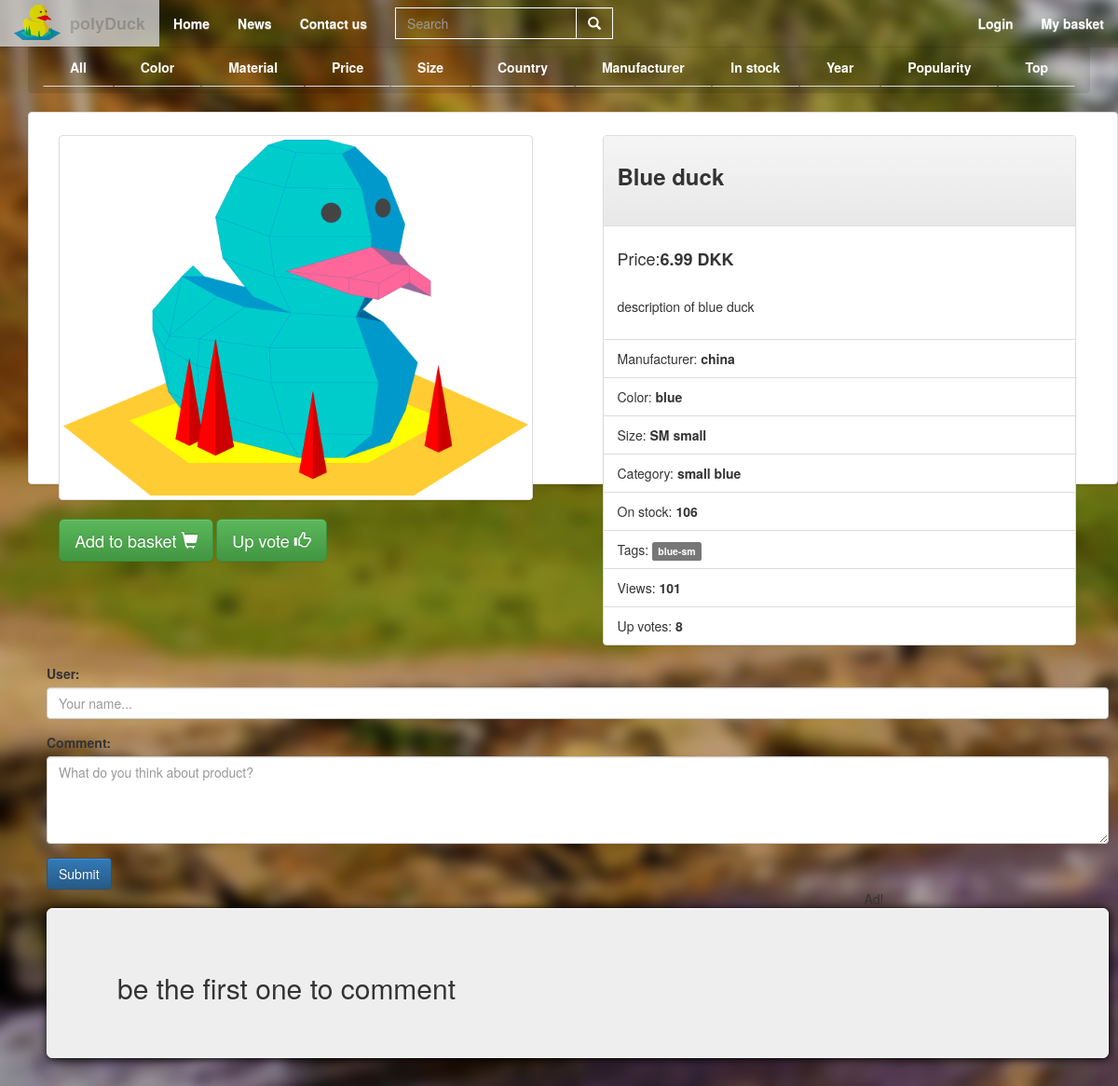
The page /index.php?product=  Blue duck on the database as committed earlier.
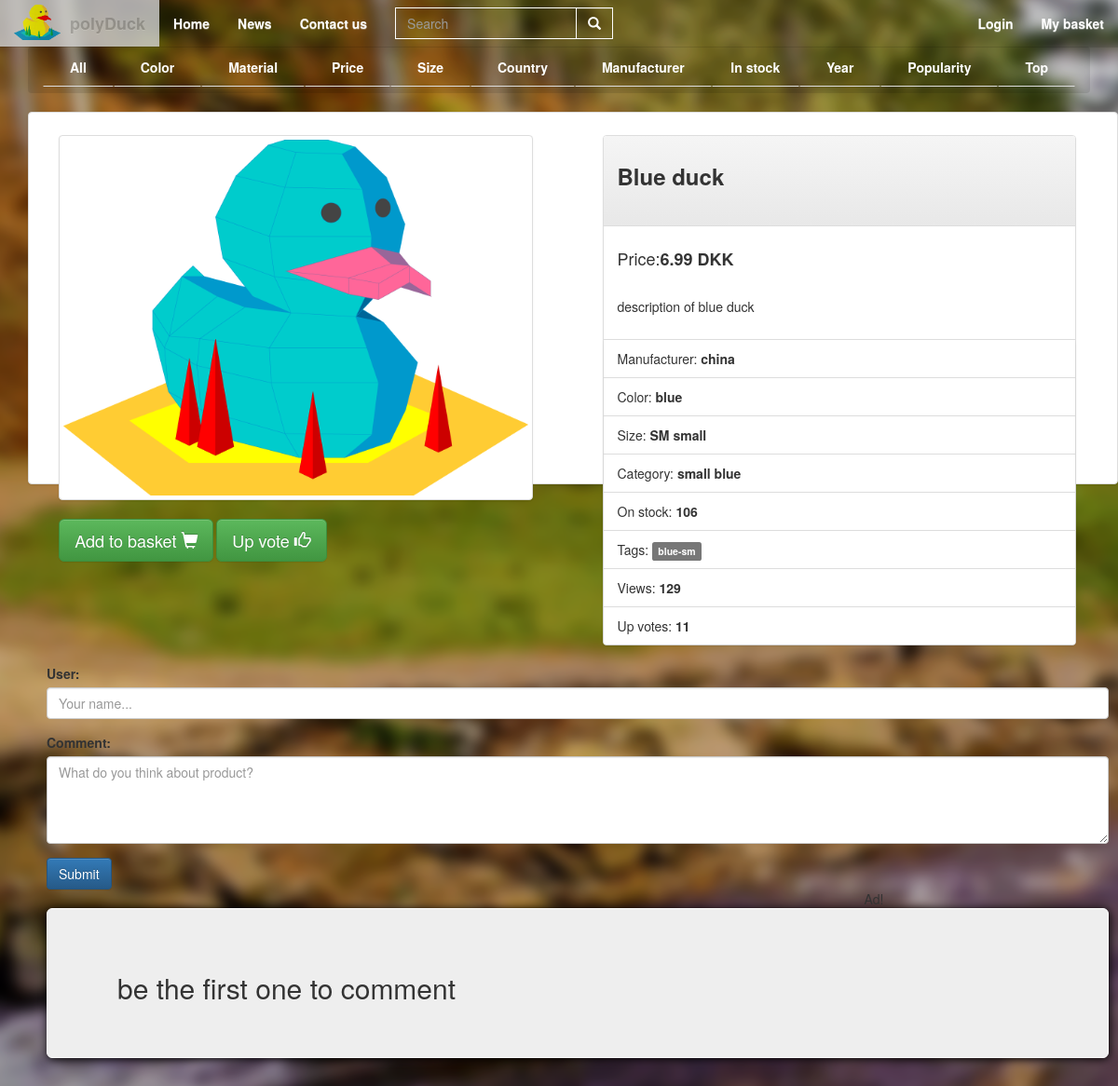
The same page on the database as committed later.
### tables this page shows
CREATE TABLE `products` (
  `Product_ID` int(20) NOT NULL,
  `name` varchar(50) NOT NULL,
  `price` float NOT NULL,
  `description` varchar(255) NOT NULL,
  `color` varchar(20) NOT NULL,
  `size` varchar(15) NOT NULL,
  `category` varchar(20) NOT NULL,
  `images` varchar(255) NOT NULL,
  `stock` int(255) NOT NULL,
  `tags` varchar(50) NOT NULL,
  `manufacture` varchar(100) NOT NULL,
  `views` int(15) DEFAULT NULL,
  `upVote` int(15) DEFAULT NULL
);

### model/Model.php (called while the page is built, shortened)
<?php
include_once ("model/Database.php");
 class Model {
        function Connect(){
         $db = require('model/conn.php');
         $connection = new Database($db);
         return $connection;
     }
	    public function getProductList()
	{
        $proData = $this->Connect()->getQuery("SELECT * FROM products LIMIT 16");
            return $proData;
        }
	    public function getProduct($name)
	{
		$allProducts = $this->getProductList();
         if (mysqli_num_rows($allProducts) > 0) {
             $pro = $this->Connect()->getQuery("SELECT `views` FROM products WHERE `name`  = '{$name}' LIMIT 1");
            $view = mysqli_fetch_array($pro);
            $viewValue =  $view['views'] + 1;
             $proData = $this->Connect()->getQuery("SELECT `name`,`price`,`description`,`color`,`size`,`category`,`images`,`stock`,`tags`,`manufacture`,`views`,`upVote`,`Product_ID` FROM products WHERE `name`  = '{$name}' LIMIT 1");
             return $proData;
         }
	}
}

### model/Database.php (called while the page is built, shortened)
<?php
class Database
{
    protected $conn;
    public function __construct(mysqli $conn){
        $this->conn = $conn;
    }
    public function getConnection(){
    return $this->conn;
    }
    public function getQuery($query){
        $getData = $this->getConnection()->query($query);
        return $getData;
    }
}

### view/viewproduct.php (the view, shortened to what this page needs)
<?php
	$product = mysqli_fetch_array($productSelected);
?>
<div class="item thumbnail container" xmlns="http://www.w3.org/1999/html">
		<div class="row">
			<div class="col-md-6">
				<div class="itemImageFrame">
					<img class="itemPictureBig thumbnail" src="<?php echo $product['images']; ?>"><br />
					<div class="btn-group productControl text-center">
						<form method="get">
						<button id="cart" name="add_to_cart" type="button" class="btn-lg btn btn-success">Add to basket <span class="glyphicon glyphicon-shopping-cart" aria-hidden="true"></button>
						<button id="up" type="button" class="btn-lg btn btn-success">Up vote <span class="glyphicon glyphicon-thumbs-up" aria-hidden="true"></span></button>
						</form>
					</div>
				</div>
			</div>
			<div class="col-md-6">
				<div class="itemInformation pull-right">
<div class="panel panel-default">
  	<div class="panel-heading"><h3><strong><?php echo $product['name']; ?></strong></h3><br/>
  	</div>
  		<div class="panel-body">
  			<h4>Price:<strong><?php echo $product['price']; ?> DKK</strong></h4><br/>
					<p><?php echo $product['description']; ?></p>
		</div>
  				<ul class="list-group">
    <li class="list-group-item">Manufacturer:<strong><?php echo $product['manufacture']; ?></strong></li>
    <li class="list-group-item">Color:<strong> <?php echo $product['color']; ?></strong></li>
    <li class="list-group-item">Size:<strong> <?php echo $product['size']; ?></strong></li>
    <li class="list-group-item">Category:<strong> <?php echo $product['category']; ?></strong></li>
    <li class="list-group-item">On stock:<strong> <?php echo $product['stock']; ?></strong></li>
    <li class="list-group-item">Tags:<strong class="tags"> <?php
			$tags =  explode( " ",$product['tags']);
			foreach($tags as $tag){
				echo '<span class="label label-default">' . $tag . '</span> ';
			}
			?></strong></li>
	<li class="list-group-item">Views:<strong> <?php echo $product['views']; ?></strong></li>
	<li class="list-group-item">Up votes:<strong> <?php echo $product['upVote']; ?></strong></li>
				</ul>
		</div>
  </div>
  </div>
				</div>
	<div class="row">
		<div class="col-md-12">
			<div id="postNew" class="container">
				<form method="post">
					<div class="form-group">
						<label for="userNameInput">User:</label>
						<?php
						if(isset($_SESSION['username'])  || isset($_SESSION['tempname'])) {
							echo '<input type="text" id="userNameInput" disabled="disabled" class="form-control" name="postName" required value="' . $_SESSION['username'] . '">';
						}
						else {
							echo '<input type="text" id="userNameInput" class="form-control" placeholder="Your name..." name="postName" required value="">';
						}
						?>
					</div>
					<div class="form-group">
						<label for="userComment">Comment:</label>
						<textarea class="form-control" id="userComment" rows="4" name="comment" placeholder="What do you think about product?"></textarea>
					</div>
					<input type="submit" class="btn btn-primary" name="submit_comment">
				</form>
			</div>
		</div>
	</div>
	<div class="row">
		<div class="col-md-9">
			<div id="commentSection" class="container">
				<div id="echo">
					<?php include_once 'controller/comments.php'; ?>
				</div>
			</div>
		</div>
		<div class="col-md-3">
			Ad!
		</div>
	</div>
</div>

Rows that differ between the two databases and show on the page:
changed products "Blue duck": views "101" → "129"; upVote "8" → "11"
